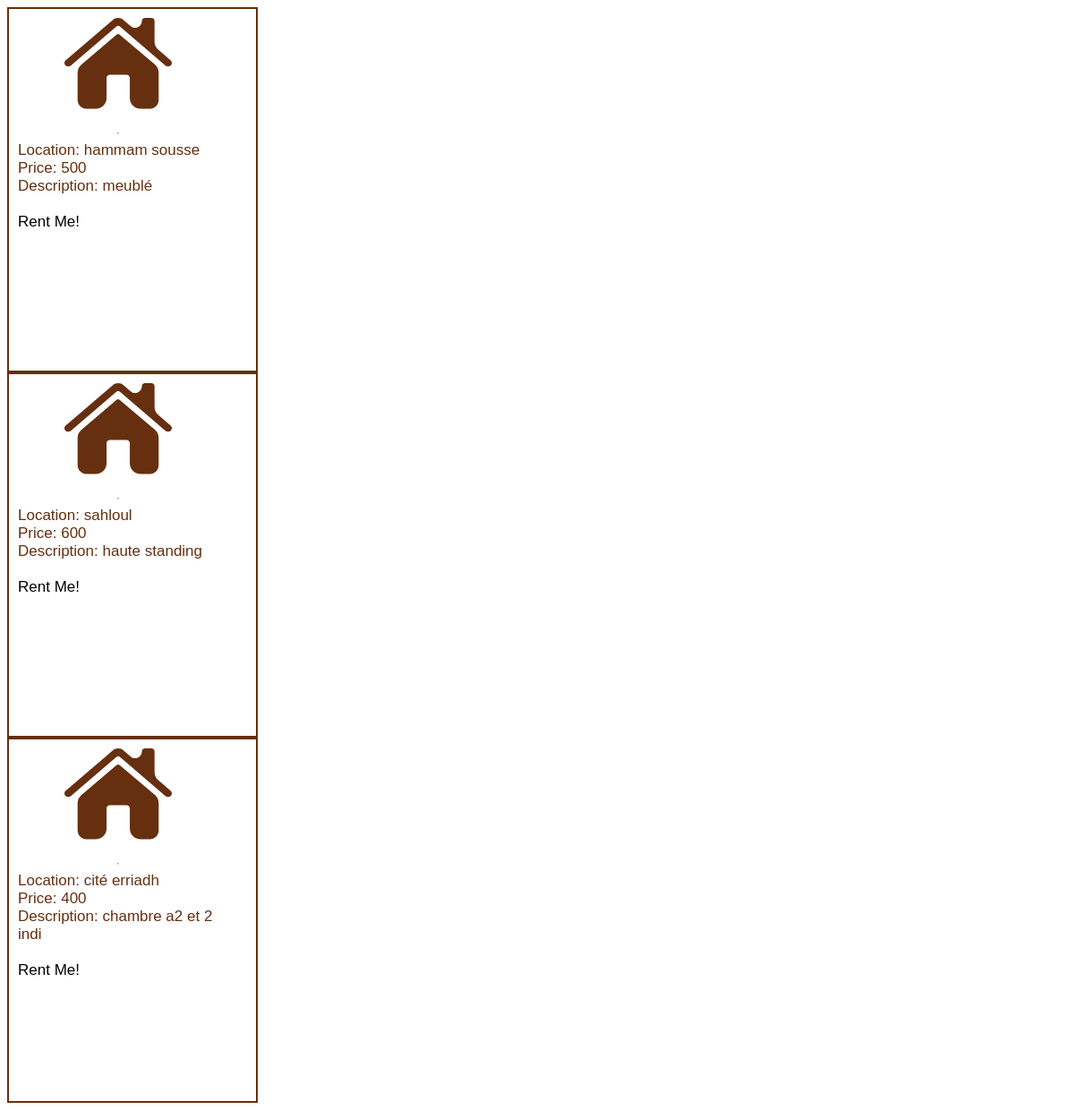
/acceuilmouma.php, run on the app's committed database.
### tables this page shows
CREATE TABLE `houses` (
  `id` int(11) NOT NULL,
  `lng` float NOT NULL,
  `lat` float NOT NULL,
  `surface` float NOT NULL,
  `region` varchar(20) NOT NULL,
  `prix` float NOT NULL,
  `nbchambre` int(11) NOT NULL,
  `pic` varchar(50) NOT NULL,
  `datepost` date NOT NULL,
  `iduser` int(11) DEFAULT NULL,
  `description` varchar(20) DEFAULT NULL
);

CREATE TABLE `user` (
  `cin` int(11) NOT NULL,
  `fname` varchar(20) NOT NULL,
  `phnumber` int(11) NOT NULL,
  `mail` varchar(40) NOT NULL,
  `password` varchar(30) NOT NULL,
  `birthdate` date NOT NULL,
  `gender` enum('F','M') DEFAULT NULL
);

### acceuilmouma.php (the view, shortened to what this page needs)
<link rel="stylesheet" href="acceuil.css">
<link rel="stylesheet" href="https://cdnjs.cloudflare.com/ajax/libs/font-awesome/4.7.0/css/font-awesome.min.css">
<?php
include './connectDB.php';
$sql = "SELECT * FROM houses";
$result = $conn->query($sql);
$req = "SELECT U.phnumber, U.mail
        FROM user U
        INNER JOIN houses H ON H.iduser = U.cin";
$rep = $conn->query($req);
if ($result->num_rows > 0) {
    while($row = $result->fetch_assoc()) {
        $region = $row["region"];
        $price = $row["prix"];
        $nbch = $row["nbchambre"];
        $description = $row["description"];
        if ($row1 = $rep->fetch_assoc()) {
            $phone = $row1["phnumber"];
            $mail = $row1["mail"];
        }
?>
        <div class="card">
            <div class="card-inner">
                <div class="card-front">
                    <div class="houseicon">
                    </div>
                    <hr>
                    <div class="desccard">
                        Location: <?php echo $region; ?><br>
                        Price: <?php echo $price; ?> <br>
                        Description: <?php echo $description; ?> <br>
                        <br>
                        <button id="rentme" onclick="showForm()">Rent Me!</button>
                    </div>
                </div>
                <div class="card-back">
                    <div class="houseicon">
                    </div>
                    <hr>
                    <div class="desccard ">
                        <div class="back-list">
                            <li>
                                <span class="fa fa-check"></span>
                                Price: <?php echo $price; ?>
                            </li>
                            <li>
                                <span class="fa fa-check"></span>
                                Localisation: <?php echo $region; ?>
                            </li>
                            <li>
                                <span class="fa fa-check"></span>
                                Number of Bedrooms: <?php echo $nbch; ?>
                            </li>
                        </div>
                    </div>
                    <input type="text" name="mail" value="<?php echo $mail; ?>" readonly id="mail">
                    <input type="text" name="phone" value="<?php echo $phone; ?>" readonly id="phone">
                </div>
            </div>
        </div>
<?php
    }
} else {
    echo "0 results";
}
?>

### acceuil.css (style rules this page uses)
.houseicon { height: 120px; width: 120px; align-self: center; }
.desccard { color: #662F10; font-family: 'Franklin Gothic Medium', 'Arial Narrow', Arial, sans-serif; font-size: 17px; }
.card { border: #662F10 solid 2px; width:16em; padding:10px; height: 24em; }
.card-inner { transform-style: preserve-3d; transition: transform 0.999s; }
.card-front, .card-back { position: absolute; backface-visibility: hidden; }
.card-front { display: flex; flex-direction: column; height: 20em; width: 14em; transform: rotateY(0deg); }
.card-back { display: flex; flex-direction: column; gap: 5px; transform: rotateY(180deg); }
.card-back input { width: 100%; border: 1px solid #8d4c27; border-radius: 4px; font-weight: bold; }
li { display: block; font-family: 'Franklin Gothic Medium', 'Arial Narrow', Arial, sans-serif; }
button { position: relative; display: inline-block; cursor: pointer; outline: none; border: 0; vertical-align: middle; text-decoration: none; background: transparent; padding: 0; font-size: inherit; font-family: inherit; }

### data on the page
houses: region "hammam sousse", prix "500", description "meublé", nbchambre "3", mail "flen_lfoulefni@gmail.com", phone "22111333"
houses: region "sahloul", prix "600", description "haute standing", nbchambre "2", mail "flen_lfoulefni@gmail.com", phone "22111333"
houses: region "cité erriadh", prix "400", description "chambre a2 et 2 indi", nbchambre "3", mail "tayssirjalloul@gmail.com", phone "12457896"
